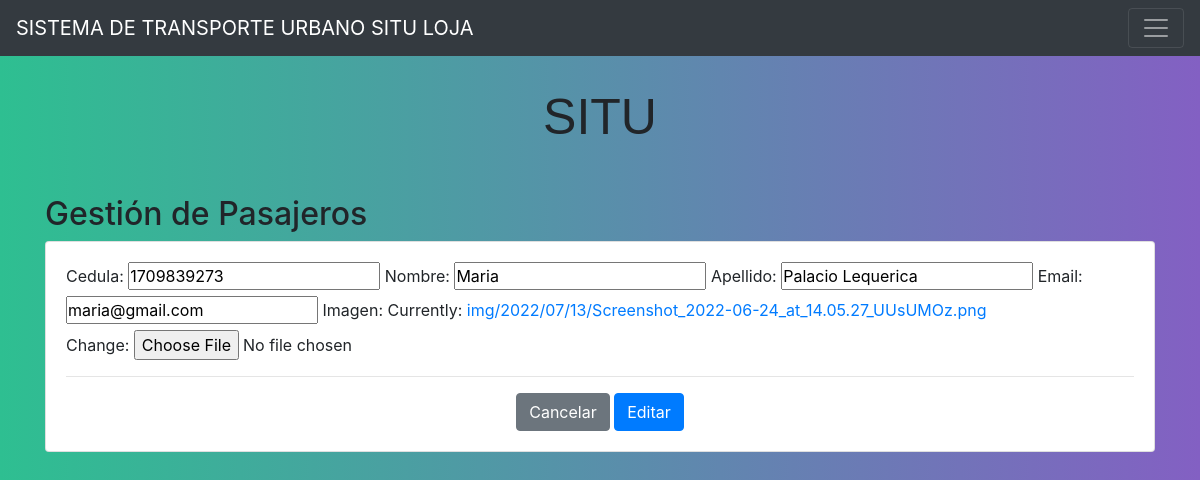
The page /pasajerosEdit/2 on the database its author committed.
### appSITUweb/models.py (models this page shows, shortened)
class Pasajero(models.Model):
	cedula = models.CharField(max_length=10, blank=False)
	nombre = models.CharField(max_length=10, blank=False)
	imagen = models.ImageField(upload_to='img/%Y/%m/%d/')
	apellido = models.CharField(max_length=30)
	email = models.EmailField()

### appSITUweb/views.py (the view)
# urls.py: path('pasajerosEdit/<id>', pasajerosEdit, name='pasajerosEdit'),
def pasajerosEdit(request, id):
    pasajeros = get_object_or_404(Pasajero, id = id)
    data = {
        'form' : PasajeroFormulario(instance=pasajeros)
    }
    if request.method == 'POST':
        formulario = PasajeroFormulario(data=request.POST, instance=pasajeros, files=request.FILES)
        if formulario.is_valid():
            formulario.save()
            return redirect(to="pasajeros")
    return render(request,'pasajerosEdit.html',data)

### appSITUweb/forms.py
class PasajeroFormulario(forms.ModelForm):
	class Meta:
		model = Pasajero
		fields=["cedula","nombre","apellido", "email","imagen"]

### templates/pasajerosEdit.html (shortened to what this page needs)
{% extends "./base.html" %}
{% block body %}
<center>
    <article>
        <p class="animate__animated animate__pulse animate__infinite"
        style="font-family: 'Comic Sans MS', sans-serif; font-size: 50px; ">SITU</p><br>
    </article>
</center>
<h2>Gestión de Pasajeros</h2>
        <div class="card">
            <div class="card-body">
                <form action="" method="post" enctype ="multipart/form-data" >
                    {{form}}
                    <hr>
                    <div class="d-flex justify-content-center">
                        <input type="reset" value="Cancelar" class="btn btn-secondary">
                        <input type="submit" value="Editar" class="btn btn-primary">
                    </div>
                </form>
            </div>
        </div>
{% endblock body %}

### templates/static/login.css (style rules this page uses)
* { margin: 0px; padding: 0px; }
body { background: #8360c3; background: -webkit-linear-gradient(to right, #2ebf91, #8360c3); background: linear-gradient(to right, #2ebf91, #8360c3); }

### rows shown on the page
Pasajero: cedula "1709839273", nombre "Maria", apellido "Palacio Lequerica", email "maria@gmail.com"
